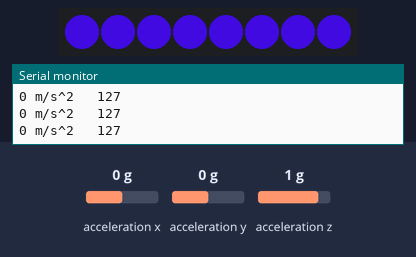
A sketch run on a simulated Arduino Leonardo, built with avr-gcc and run on an emulated ATmega32U4. On the bench: 8 RGB LEDs in strip order, left to right, the last lines printed to the serial monitor. The test bench sets the inputs (shaded band); at power-on: acceleration y 0 g, acceleration x 0 g, acceleration z 1 g. Dim RGB values are drawn brighter than linear.

Above: at 1.2 s.
1.3 s: acceleration y set to -1.4 g
At 2.0 s:
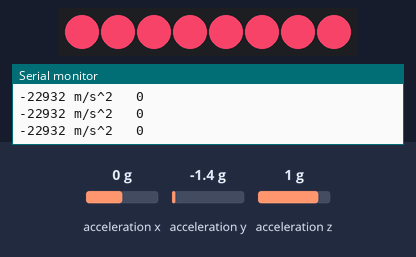
2.8 s: acceleration y set to -0.8 g
At 3.3 s:
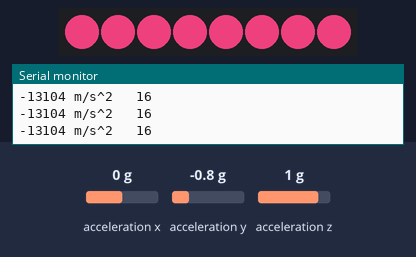
4.3 s: acceleration y set to 0.8 g
At 4.6 s:
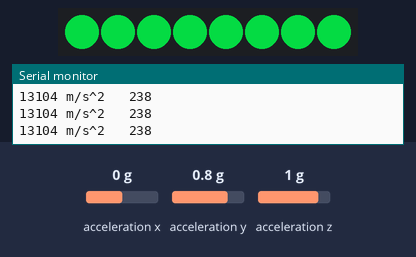
5.8 s: acceleration y set to 0 g
At 6.8 s:
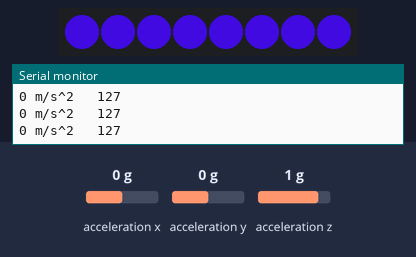
Timing chart, 0 to 8.3 s (numbered marks = the images above; inputs shaded):
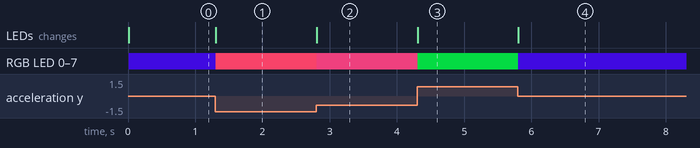

Measured:
- after the input at 1.3 s, RGB LED 0–7: RGB(46, 7, 161) → RGB(230, 62, 98) at once; the LEDs: change at once (image 1)
- after the input at 2.8 s, RGB LED 0–7: RGB(230, 62, 98) → RGB(203, 54, 107) at once; the LEDs: change at once (image 2)
- after the input at 4.3 s, RGB LED 0–7: RGB(203, 54, 107) → RGB(3, 147, 45) at once; the LEDs: change at once (image 3)
- after the input at 5.8 s, RGB LED 0–7: RGB(3, 147, 45) → RGB(46, 7, 161) at once; the LEDs: change at once (image 4)

The sketch:

gravity_car3.ino
```cpp
#include <FastLED.h>


// accelerometer libs
#include <Wire.h>
#include <SPI.h>
#include <Adafruit_LIS3DH.h>
#include <Adafruit_Sensor.h>

// Used for software SPI
#define LIS3DH_CLK 13
#define LIS3DH_MISO 12
#define LIS3DH_MOSI 11
// Used for hardware & software SPI
#define LIS3DH_CS 10

Adafruit_LIS3DH lis = Adafruit_LIS3DH();

//DEFINE_GRADIENT_PALETTE( black_to_red_to_white_p ) {
//  0,    0,   0,   0,  /* at index 0,   black(0,0,0) */
//  192, 0,   0,   255,  /* at index 192, red(255,0,0) */
//  255, 0, 255, 0   /* at index 255, white(255,255,255) */
//};

DEFINE_GRADIENT_PALETTE( black_to_red_to_white_p ) {
  0,    230,   62,   98,  /* at index 0,   black(0,0,0) */
  128, 20,   0,   170,  /* at index 192, red(255,0,0) */
  255, 0, 177, 20   /* at index 255, white(255,255,255) */
};

CRGBPalette16 pal = black_to_red_to_white_p;

#define LED_PIN     5
#define NUM_LEDS    8
#define BRIGHTNESS  255
#define LED_TYPE    WS2811
#define COLOR_ORDER GRB
CRGB leds[NUM_LEDS];


void setup(void) {
  Serial.begin(115200);
  while (!Serial) delay(10);     // will pause Zero, Leonardo, etc until serial console opens


  if (! lis.begin(0x18)) {   // change this to 0x19 for alternative i2c address
    Serial.println("Couldnt start");
    while (1) yield();
  }

  // lis.setRange(LIS3DH_RANGE_4_G);   // 2, 4, 8 or 16 G!

  Serial.print("Range = "); Serial.print(2 << lis.getRange());
  Serial.println("G");

  // lis.setDataRate(LIS3DH_DATARATE_50_HZ);

  FastLED.addLeds<LED_TYPE, LED_PIN, COLOR_ORDER>(leds, NUM_LEDS).setCorrection( TypicalLEDStrip );
  FastLED.setBrightness(  BRIGHTNESS );

}

void loop() {
lis.read();
Serial.print(lis.y);
  /* Or....get a new sensor event, normalized */
//  sensors_event_t event;
//  lis.getEvent(&event);


 // float y_accel = event.acceleration.y;
  /* Display the results (acceleration is measured in m/s^2) */
//  Serial.print("Y: "); Serial.print(y_accel);

  Serial.print(" m/s^2 \t");


  int led_color_index = constrain(map(lis.y, -15000, 15000, 0, 255), 0, 255);
  Serial.println(led_color_index);
  for ( int i = 0; i < NUM_LEDS; i++) {
    leds[i] = ColorFromPalette( pal, led_color_index, BRIGHTNESS, NOBLEND);
  }
  FastLED.show();
  delay(10);
}
```
